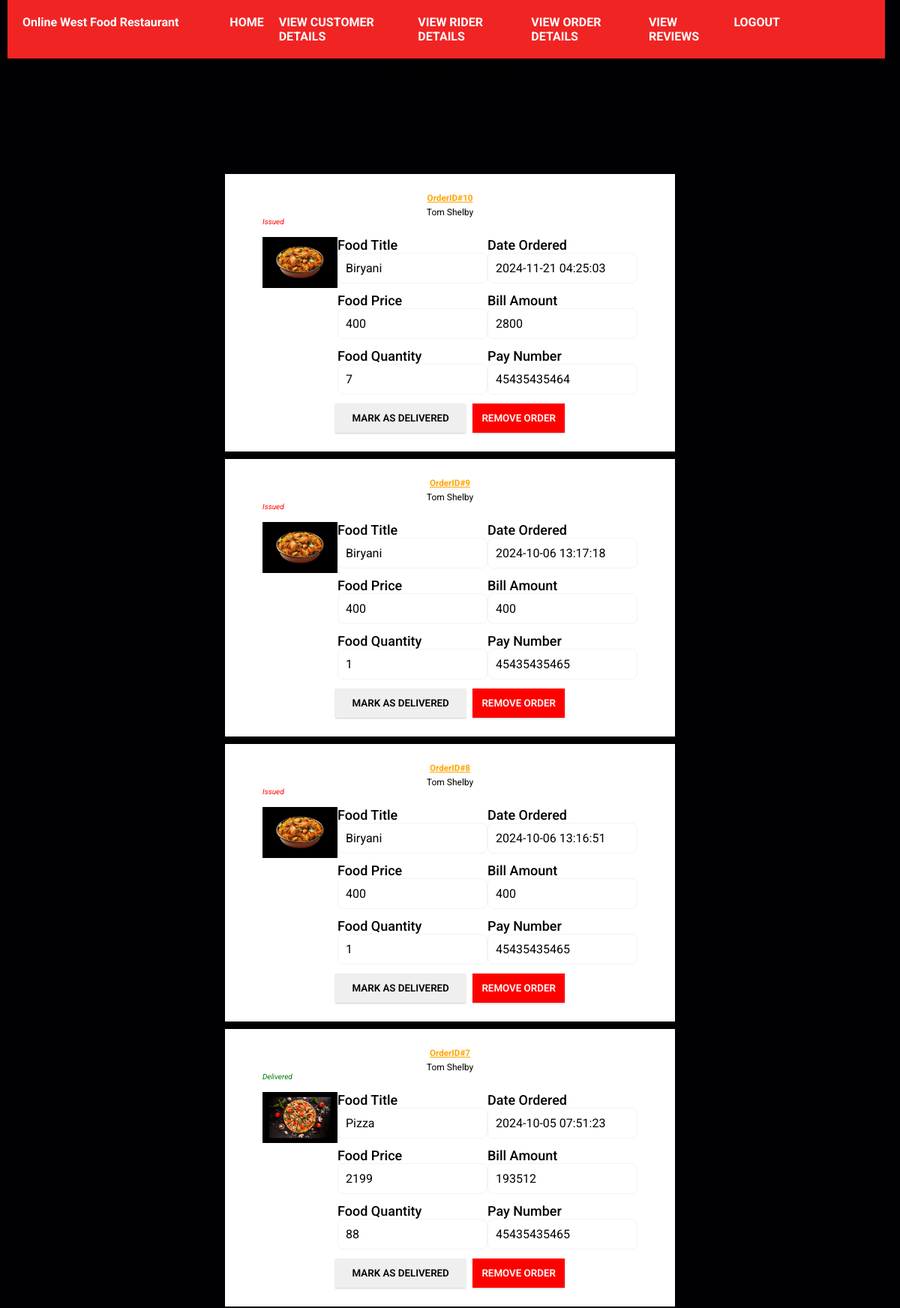
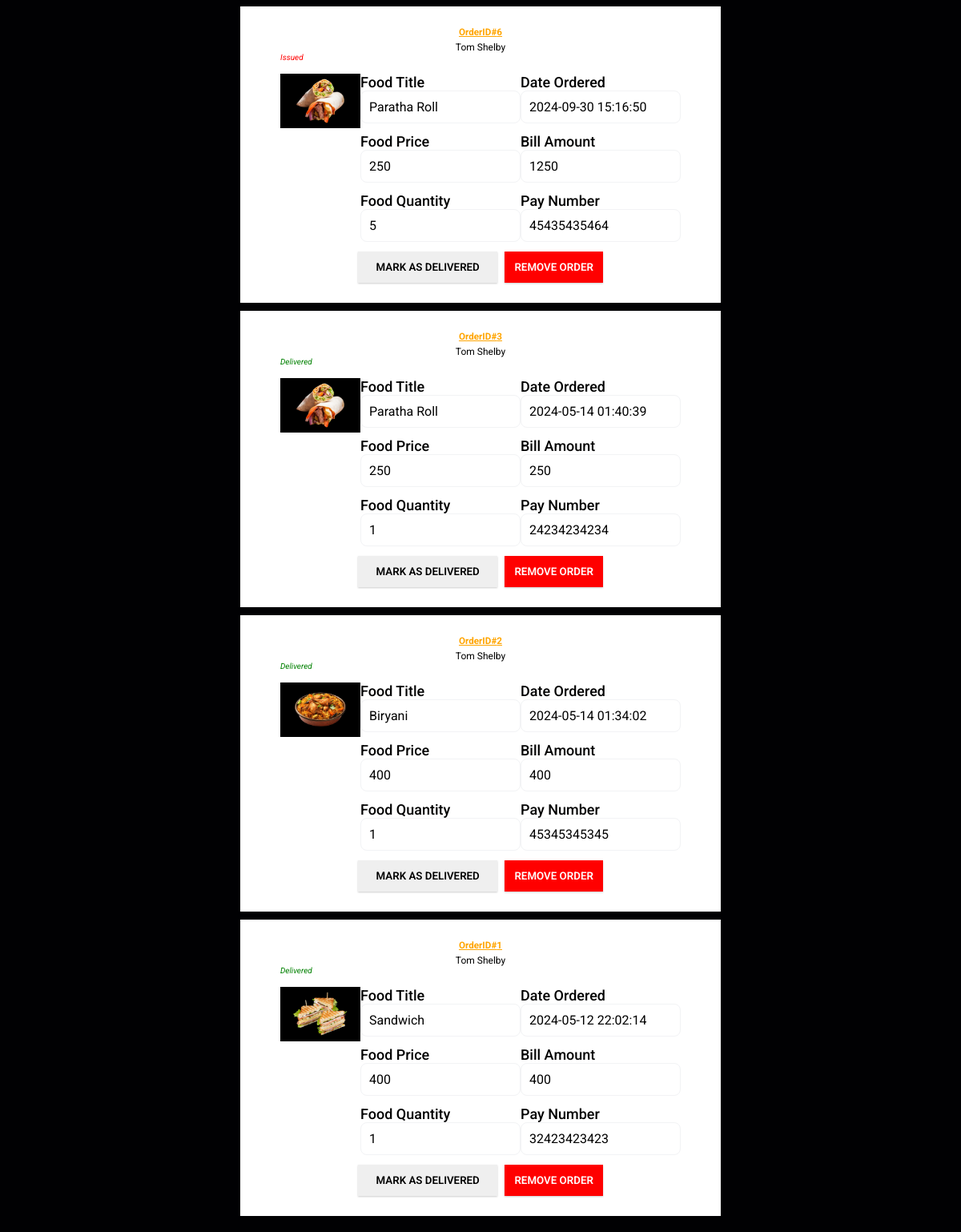
The page /allcustomer_orders (signed in) on the database its author committed (2 pictures, top to bottom).
### tables this page shows
CREATE TABLE Ordered (
        Order_Id        INTEGER PRIMARY KEY AUTOINCREMENT,
        customer_id	    int NOT NULL,
        food_no	        int NOT NULL,
        pay_id	        int NOT NULL,
        ordered_date	TIMESTAMP DEFAULT CURRENT_TIMESTAMP,
        quantity	    int DEFAULT 0,
        pay_amount	    int NOT NULL CHECK("pay_amount" > 0),
        order_status    VARCHAR(10) default 'Issued' CHECK(order_status='Pending' OR order_status='Delivered' OR order_status='Issued'), 
        rider_id        int NULL,   
        FOREIGN KEY(pay_id) REFERENCES Payment(pay_id) on delete set NULL,
        FOREIGN KEY(food_no) REFERENCES FOOD(food_no) on delete cascade,
        FOREIGN KEY(customer_id) REFERENCES CUSTOMERS(customer_id) on delete cascade
        FOREIGN KEY (rider_id) REFERENCES Riders(rider_id) on delete set NULL
        );

CREATE TABLE Customers(
        customer_id    INTEGER PRIMARY KEY AUTOINCREMENT,
        phone_no       varchar (25),
        user_name      VARCHAR (30),
        first_name     VARCHAR (30),
        last_name      VARCHAR (30),
        password        VARCHAR (30),
        address        VARCHAR (100),
        email          VARCHAR (50),
        admin_id        int not null,
        FOREIGN KEY (ADMIN_ID) REFERENCES ADMIN(ADMIN_ID)
        );

CREATE TABLE Food
    (
        food_no          INTEGER PRIMARY KEY AUTOINCREMENT ,
        food_image       VARCHAR(300) ,
        food_price       int,
        food_title       VARCHAR (100) ,
        food_description VARCHAR (500) ,
        admin_id         int NOT NULL,
        FOREIGN KEY (ADMIN_ID) REFERENCES ADMIN(ADMIN_ID)
    );

CREATE TABLE PAYMENT
    (
        pay_id                INTEGER PRIMARY KEY AUTOINCREMENT,
        pay_number            VARCHAR (15),
        customer_id           INT NOT NULL,
        FOREIGN KEY(customer_id) REFERENCES CUSTOMERS(customer_id) on delete cascade
    );

### app.py (the view)
@app.route('/allcustomer_orders')
def allOrders():
    if "email" and "password" in session:
        orderDetails = db.returnAllOrderDetailsOfCustomerWithJoins()
        orderDetails = orderDetails.fetchall()
        return render_template('AllorderDetails.html', orderDetails=orderDetails)
    return redirect(url_for('adminLogin'))

### database.py (called while the page is built)
    @staticmethod
    def returnAllOrderDetailsOfCustomerWithJoins():
        connection = s.connect("foodSystem.db")
        cursor = connection.cursor()
        orderDetails = cursor.execute(f'''
        SELECT Customers.first_name, Customers.last_name, ORDERED.Order_ID, FOOD.food_title, FOOD.food_price, FOOD.food_image, ORDERED.ordered_date,
        ORDERED.quantity, ORDERED.pay_amount, Payment.pay_number, ORDERED.order_status FROM ORDERED
        INNER JOIN CUSTOMERS
        ON ORDERED.customer_id = CUSTOMERS.customer_id
        INNER JOIN PAYMENT
        ON ORDERED.pay_id = PAYMENT.pay_id
        INNER JOIN FOOD
        ON ORDERED.food_no = FOOD.food_no
        order by ORDERED.Order_ID DESC
        ''')
        return orderDetails

### templates/AllorderDetails.html (shortened to what this page needs)
{% extends 'adminBase.html' %}
{% block body %}
{% if orderDetails|length != 0 %}
    <h1 style="text-align: center;margin-top: 10px;">All Customer Orders</h1>
    <div class="orderDetails">
        {% for i in range(orderDetails|length) %}
        <div class="detailCard">
            <div class="orderId">OrderID#{{ orderDetails[i][2] }} </div>
            <div style="text-align: center;margin-top: 5px; font-size: larger;" class="customerName">{{ orderDetails[i][0] }} {{ orderDetails[i][1] }}</div>
            <span style="color:blue;font-style: italic;" class="order_status">{{ orderDetails[i][10] }}</span>
            <div class="Singledetail">
                <div class="orderedImg">
                    <img src="/static/images/{{ orderDetails[i][5] }}" alt="">
                </div>
                <div class="foodDetail1">
                      <span class="foodDetailHeadings">Food Title</span>
                      <div class="Ftitle"><p>{{ orderDetails[i][3] }}</p></div>
                      <span class="foodDetailHeadings">Food Price</span>
                      <div class="Fprice"><p>{{ orderDetails[i][4] }}</p></div>
                      <span class="foodDetailHeadings">Food Quantity</span>
                      <div class="Fquantity"><p>{{ orderDetails[i][7] }}</p></div>
                </div>
                <div class="orderAndPaymentDetail">
                    <span class="foodDetailHeadings">Date Ordered</span>
                    <div class="orderedDate"><p>{{ orderDetails[i][6] }}</p></div>
                    <span class="foodDetailHeadings">Bill Amount</span>
                    <div class="orderAmount"><p>{{ orderDetails[i][8] }}</p></div>
                    <span class="foodDetailHeadings">Pay Number</span>
                    <div class="payNumber"><p>{{ orderDetails[i][9] }}</p></div>
                </div>
            </div>
            <div class="mark_AND_remove">
            <span class="mark_As_Done">
                <a href="/update_orderMarked/{{ orderDetails[i][2] }}"><button class="markDoneBtn">MARK AS DELIVERED</button></a>
            </span>
            <span class="removeOrder">
                <a href="/remove_order/{{ orderDetails[i][2] }}"><button id="removeOrder">REMOVE ORDER</button></a>
            </span>
        </div>
        </div>
        {% endfor %}
    </div>
    {% else %}
    <p style="text-align: center;font-size: larger;color: white;">Customers have't ordered anything yet.</p>
{% endif %}
{% endblock body %}

### static/css/adminStyle.css (style rules this page uses)
* { margin: 0; padding: 0; font-family:system-ui, -apple-system, BlinkMacSystemFont, 'Segoe UI', Roboto, Oxygen, Ubuntu, Cantarell, 'Open Sans', 'Helvetica Neue', sans-serif; }
body { background-color: #000000; }

### static/css/style.css (style rules this page uses)
:root { --main-color: #f12424; --black: #13131a; --bg: #010103; --border: .1rem solid rgba(255, 255, 255, .3); }
* { margin: 0; padding: 0; font-family:'Roboto', sans-serif; outline: none; border:none; box-sizing: border-box; text-decoration: none; text-transform: capitalize; transition: .2s linear; }
html { font-size: 62.5%; overflow-x: hidden; scroll-padding-top: 9rem; scroll-behavior: smooth; }
body { background: var(--bg); }
.orderDetails { margin-left: 25%; margin-right: 25%; margin-bottom: 20px; margin-top: 10%; }
.detailCard { margin-top: 10px; padding: 25px 50px 25px 50px; box-shadow: 0 1px 2px rgba(0, 0, 0, 0.2); background-color: white; }
.orderId { text-align: center; color: orange; text-decoration: underline; font-size: 1.17em; font-weight: bold; }
.Singledetail { margin-top: 15px; display: flex; justify-content: space-around; }
.foodDetailHeadings { font-size: large; font-weight: 500; }
.Ftitle p, .Fprice p, .Fquantity p, .orderedDate p, .orderAmount p, .payNumber p { width: auto; font-size: medium; padding: 10px; width: 200px; border-radius: max(0px, min(8px, ((100vw - 4px) - 100%) * 9999)) / 8px; border: 1px solid #F2F3F5; margin-bottom: 12px; }
.orderedImg { width: 20%; }
.orderedImg img { width:100px; }
.mark_As_Done button { text-align: center; font-weight: 600; padding: 12px; width: 95%; border: none; cursor: pointer; box-shadow: 0 1px 2px rgba(0, 0, 0, 0.2); margin-right: 30px; }
.mark_AND_remove { display: flex; justify-content: center; align-items: center; }
.removeOrder button { text-align: center; font-weight: 600; padding: 12px; width: 100%; border: none; cursor: pointer; background-color: red; color: white; box-shadow: 0 1px 2px rgba(0, 0, 0, 0.2); }

### rows shown on the page
Ordered: Order_Id "10", order_status "Issued", quantity "7", ordered_date "2024-11-21 04:25:03", pay_amount "2800"
Customers: first_name "Tom" "Tom" "Tom" "Tom" "Tom" "Tom" "Tom" "Tom", last_name "Shelby" "Shelby" "Shelby" "Shelby" "Shelby" "Shelby" "Shelby" "Shelby"
Food: food_image (picture), food_title "Biryani" "Biryani" "Biryani" "Biryani", food_price "400" "400" "400" "400"
PAYMENT: pay_number "45435435464" "45435435464"
Ordered: Order_Id "9", order_status "Issued", quantity "1", ordered_date "2024-10-06 13:17:18", pay_amount "400"
PAYMENT: pay_number "45435435465" "45435435465" "45435435465"
Ordered: Order_Id "8", order_status "Issued", quantity "1", ordered_date "2024-10-06 13:16:51", pay_amount "400"
Ordered: Order_Id "7", order_status "Delivered", quantity "88", ordered_date "2024-10-05 07:51:23", pay_amount "193512"
Food: food_image (picture), food_title "Pizza", food_price "2199"
Ordered: Order_Id "6", order_status "Issued", quantity "5", ordered_date "2024-09-30 15:16:50", pay_amount "1250"
Food: food_image (picture), food_title "Paratha Roll" "Paratha Roll", food_price "250" "250"
Ordered: Order_Id "3", order_status "Delivered", quantity "1", ordered_date "2024-05-14 01:40:39", pay_amount "250"
PAYMENT: pay_number "24234234234"
Ordered: Order_Id "2", order_status "Delivered", quantity "1", ordered_date "2024-05-14 01:34:02", pay_amount "400"
PAYMENT: pay_number "45345345345"
Ordered: Order_Id "1", order_status "Delivered", quantity "1", ordered_date "2024-05-12 22:02:14", pay_amount "400"
Food: food_image (picture), food_title "Sandwich", food_price "400"
PAYMENT: pay_number "32423423423"
